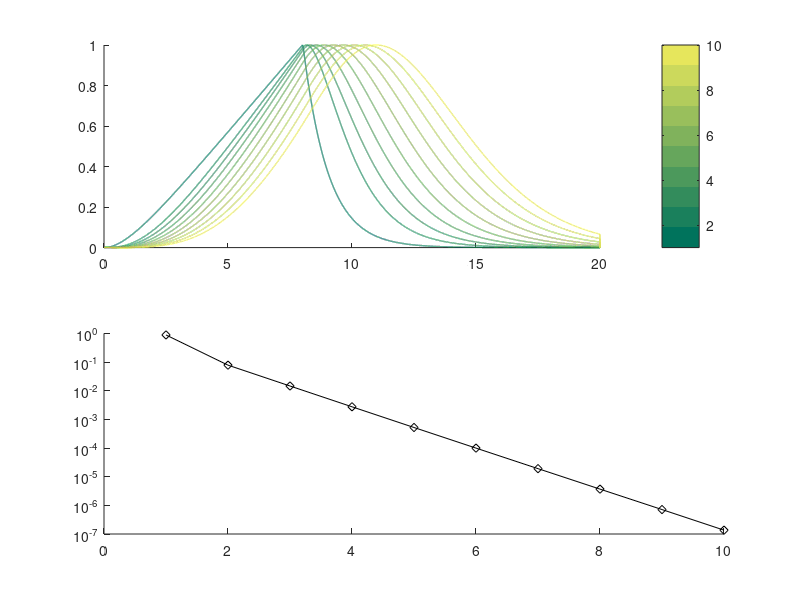

This figure's MATLAB source: (Note: this script raises an error after producing the figure.)
clc; clear; 
dt = 0.001; 
tmax = 20; 
Imax = 1; 
n_src = 10; 
r_dcy = 0.1; 

T = 0:dt:tmax; 
lenT = length(T); 

tmp_rdcy = zeros(n_src, n_src); 
for i = 1:n_src
    tmp_rdcy(i,i:end) = 1:(n_src-i+1);
end
tmp_rdcy = tmp_rdcy+triu(tmp_rdcy,1)'-1;
rdcy_mat = r_dcy.^tmp_rdcy - eye(n_src);

tmp_ramp_decay = zeros(1, lenT); 
dur_ramp = ceil(2*lenT/5);
tmp_ramp_decay(1:dur_ramp) = linspace(0,1,dur_ramp); 
tmp_ramp_decay(dur_ramp+1:end) = exp(-(0:(lenT-dur_ramp-1))/(T(end))); 

I_ramp = Imax*tmp_ramp_decay; 

I_inp = zeros(n_src, lenT);
t = 0; 
k = 1; 

inp = I_inp(:,1); 
inp(1) = tmp_ramp_decay(1); 

while t < tmax 
    I_inp(:,k) = inp; 
    dinp = rdcy_mat * inp - inp; 
    dinp(1) = dinp(1) + tmp_ramp_decay(k);
    
    dinp = dt*dinp; 
    inp = inp + dinp; 
    t = t + dt; 
    k = k + 1;
end

%% 
[peak_amps,time_peak] = max(I_inp,[],2); 
cmap = summer(n_src)*0.9; 
figure; 
subplot(211); hold on; 
arrayfun(@(x) plot(T,I_inp(x,:)/peak_amps(x),'linewidth',1,'color',cmap(x,:)), 1:n_src);
colorbar; caxis([1,n_src]); colormap(cmap);

subplot(212); hold on; 
plot(1:n_src, peak_amps, '-kd'); 
set(gca, 'yscale', 'log'); 
yyaxis right 
plot(2:n_src, peak_amps(2:end)./peak_amps(1:end-1), '-ob'); 
